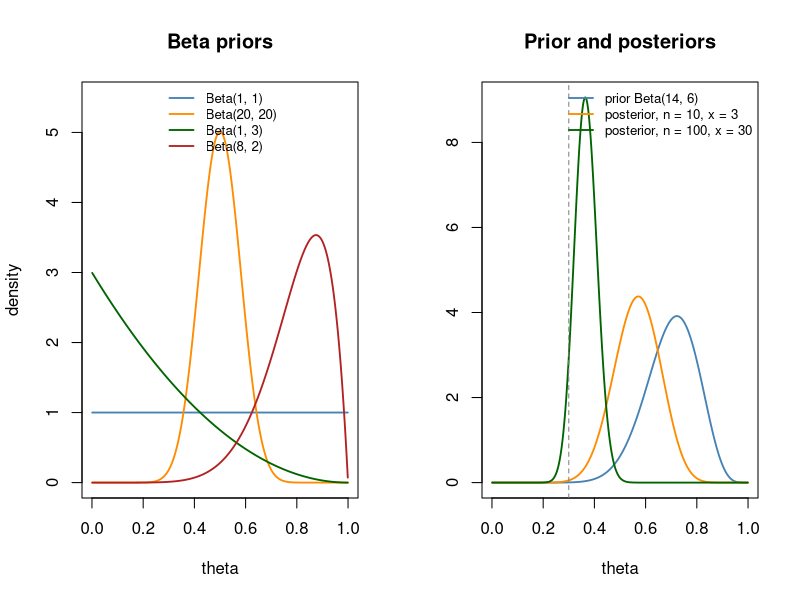

Here is the R script that generated this plot:
# Beta prior densities, and a Beta(14, 6) prior updated by binomial data with n = 10 and n = 100.
theta <- seq(0.001, 0.999, length.out = 500)
op <- par(mfrow = c(1, 2))

priors <- rbind(c(1, 1), c(20, 20), c(1, 3), c(8, 2))
cols <- c("steelblue", "darkorange", "darkgreen", "firebrick")
matplot(theta, apply(priors, 1, function(p) dbeta(theta, p[1], p[2])), type = "l", lty = 1,
        lwd = 1.8, col = cols, ylim = c(0, 5.5), xlab = "theta", ylab = "density",
        main = "Beta priors")
legend("top", bty = "n", cex = 0.8, legend = sprintf("Beta(%g, %g)", priors[, 1], priors[, 2]),
       col = cols, lwd = 1.8)

# conjugate update: Beta(a0, b0) prior and x successes in n trials give Beta(a0 + x, b0 + n - x)
a0 <- 14; b0 <- 6   # prior mean 0.7, sd 0.1
data <- data.frame(n = c(10, 100), x = c(3, 30))
dens <- cbind(dbeta(theta, a0, b0),
              dbeta(theta, a0 + data$x[1], b0 + data$n[1] - data$x[1]),
              dbeta(theta, a0 + data$x[2], b0 + data$n[2] - data$x[2]))
matplot(theta, dens, type = "l", lty = 1, lwd = 1.8, col = cols[1:3],
        xlab = "theta", ylab = "", main = "Prior and posteriors")
abline(v = 0.3, lty = 2, col = "grey50")
legend("topright", bty = "n", cex = 0.8,
       legend = c("prior Beta(14, 6)", "posterior, n = 10, x = 3", "posterior, n = 100, x = 30"),
       col = cols[1:3], lwd = 1.8)
par(op)
